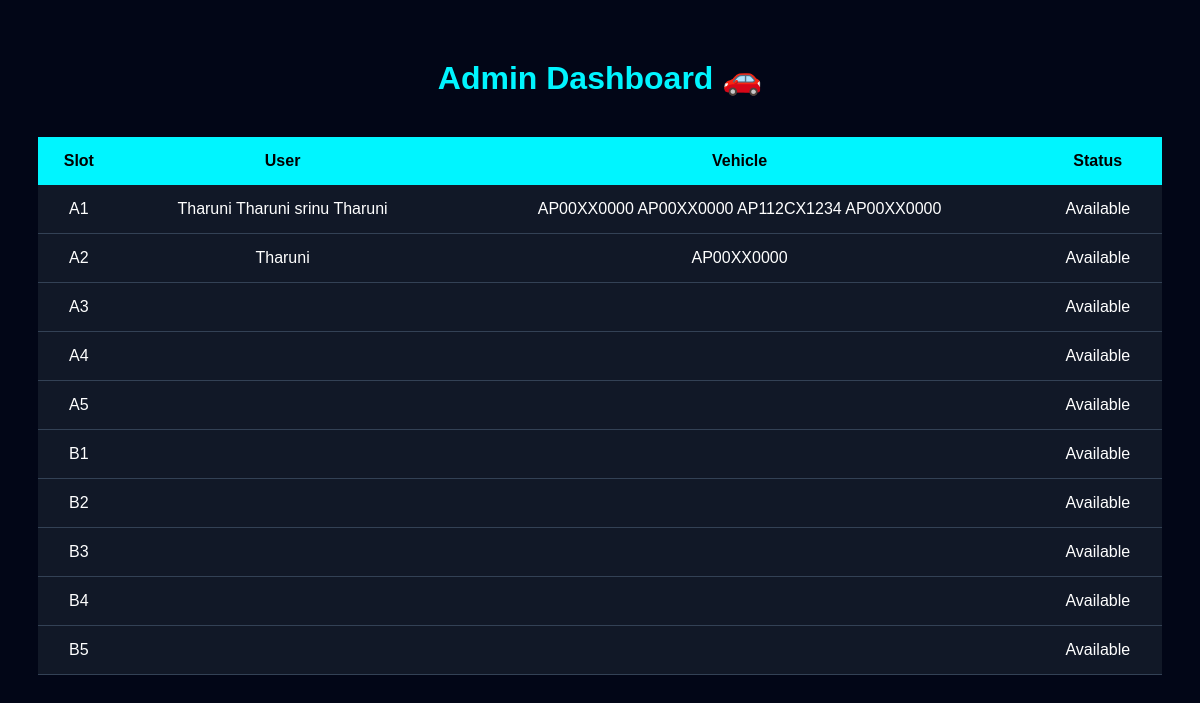
Before: /admin-dashboard/ (signed in) with the older database file.
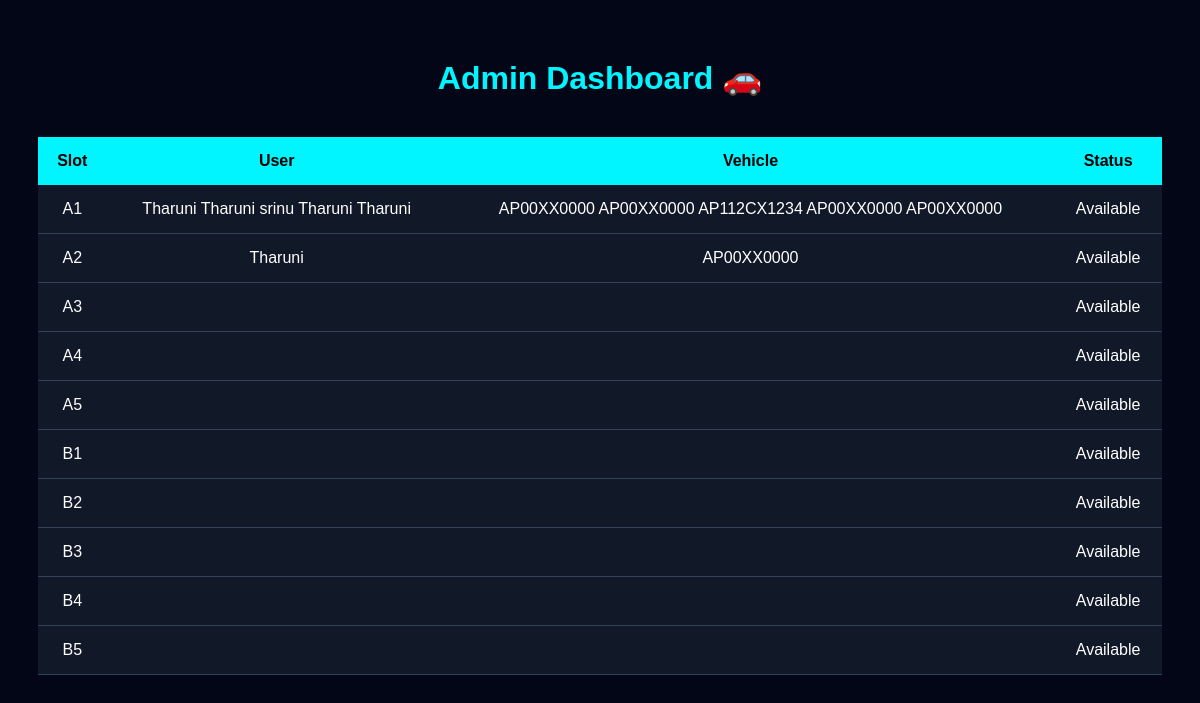
After: the same page with the newer database file.
### parking_system/models.py (models this page shows, shortened)
class ParkingSlot(models.Model):
    slot_name = models.CharField(max_length=20)
    is_available = models.BooleanField(default=True)

class Booking(models.Model):
    VEHICLE_CHOICES = [
        ('Car', 'Car'),
        ('Bike', 'Bike'),
        ('EV', 'EV'),
    ]
    slot = models.ForeignKey(
        ParkingSlot,
        on_delete=models.CASCADE
    )
    user_name = models.CharField(max_length=100)
    phone_number = models.CharField(max_length=15)
    vehicle_number = models.CharField(max_length=20)
    vehicle_type = models.CharField(
        max_length=10,
        choices=VEHICLE_CHOICES
    )
    qr_code = models.ImageField(
      upload_to='qr_codes/',
      blank=True,
      null=True
  )
    booking_time = models.DateTimeField(
        auto_now_add=True
    )
    exit_time = models.DateTimeField(
        null=True,
        blank=True
   )
    total_amount = models.IntegerField(
       default=0
    )

### parking_system/views.py (the view)
def admin_dashboard(request):
    if not request.session.get(
        'is_admin'
    ):
        return redirect('admin_login')
    slots = ParkingSlot.objects.all()
    bookings = Booking.objects.all()
    context = {
        'slots': slots,
        'bookings': bookings,
    }
    return render(
        request,
        'admin_dashboard.html',
        context
    )

### templates/admin_dashboard.html (shortened to what this page needs)
<!DOCTYPE html>
<html>
<head>
</head>
<body>
    <h1>Admin Dashboard 🚗</h1>
    <table>
        <tr>
            <th>Slot</th>
            <th>User</th>
            <th>Vehicle</th>
            <th>Status</th>
        </tr>
        {% for slot in slots %}
        <tr>
            <td>
                {{ slot.slot_name }}
            </td>
            <td>
                {% for booking in bookings %}
                    {% if booking.slot.id == slot.id %}
                        {{ booking.user_name }}
                    {% endif %}
                {% endfor %}
            </td>
            <td>
                {% for booking in bookings %}
                    {% if booking.slot.id == slot.id %}
                        {{ booking.vehicle_number }}
                    {% endif %}
                {% endfor %}
            </td>
            <td>
                {% if slot.is_available %}
                    Available
                {% else %}
                    Occupied
                {% endif %}
            </td>
        </tr>
        {% endfor %}
    </table>
</body>
</html>

Changed rows visible on the page:
added Booking: user_name "Tharuni", vehicle_number "AP00XX0000", shown under ParkingSlot (number 1 of 10 on the later page)
